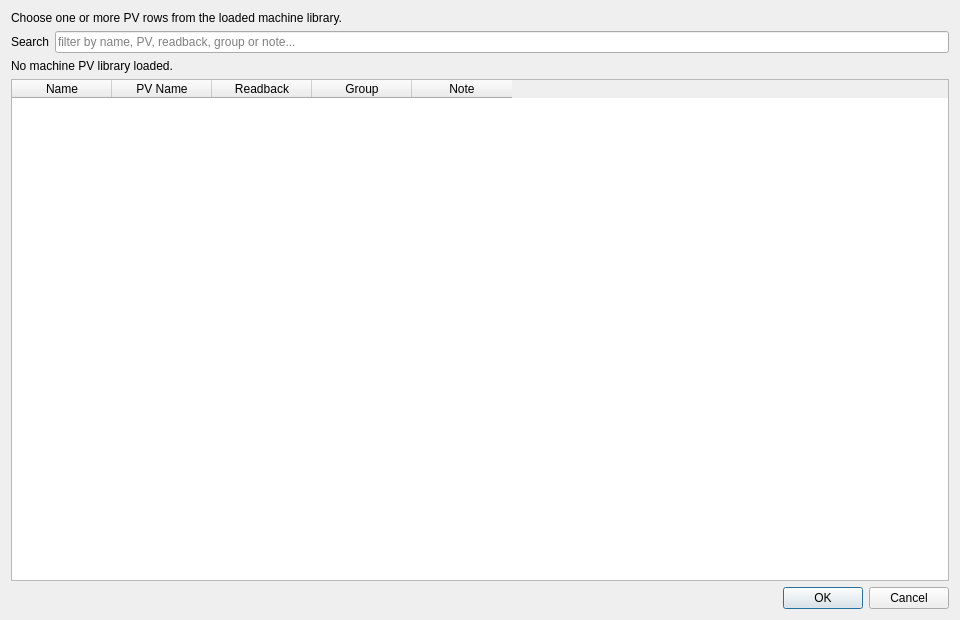
<?xml version="1.0" encoding="UTF-8"?>
<ui version="4.0">
 <class>PVLibrarySelectorDialog</class>
 <widget class="QDialog" name="PVLibrarySelectorDialog">
  <property name="geometry">
   <rect>
    <x>0</x>
    <y>0</y>
    <width>960</width>
    <height>620</height>
   </rect>
  </property>
  <property name="windowTitle">
   <string>PV Library Selector</string>
  </property>
  <layout class="QVBoxLayout" name="verticalLayout_main">
   <item>
    <widget class="QLabel" name="label_intro">
     <property name="text">
      <string>Choose one or more PV rows from the loaded machine library.</string>
     </property>
     <property name="wordWrap">
      <bool>true</bool>
     </property>
    </widget>
   </item>
   <item>
    <layout class="QHBoxLayout" name="horizontalLayout_filter">
     <item>
      <widget class="QLabel" name="label_search">
       <property name="text">
        <string>Search</string>
       </property>
      </widget>
     </item>
     <item>
      <widget class="QLineEdit" name="lineEdit_filter">
       <property name="placeholderText">
        <string>filter by name, PV, readback, group or note...</string>
       </property>
      </widget>
     </item>
    </layout>
   </item>
   <item>
    <widget class="QLabel" name="label_summary">
     <property name="text">
      <string>No machine PV library loaded.</string>
     </property>
     <property name="wordWrap">
      <bool>true</bool>
     </property>
    </widget>
   </item>
   <item>
    <widget class="QTableWidget" name="tableWidget_library">
     <column><property name="text"><string>Name</string></property></column>
     <column><property name="text"><string>PV Name</string></property></column>
     <column><property name="text"><string>Readback</string></property></column>
     <column><property name="text"><string>Group</string></property></column>
     <column><property name="text"><string>Note</string></property></column>
    </widget>
   </item>
   <item>
    <widget class="QDialogButtonBox" name="buttonBox">
     <property name="standardButtons">
      <set>QDialogButtonBox::Cancel|QDialogButtonBox::Ok</set>
     </property>
    </widget>
   </item>
  </layout>
 </widget>
 <resources/>
 <connections/>
</ui>
